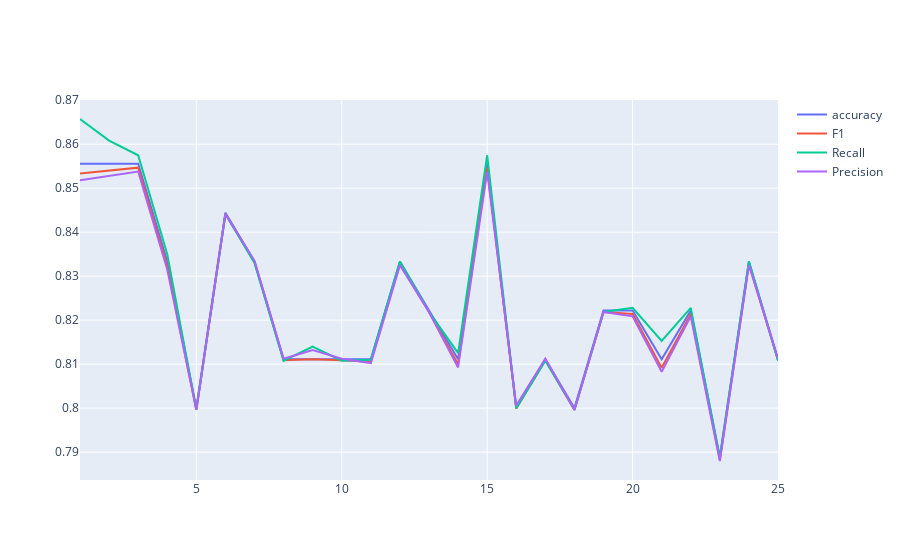

The notebook cell saved with this chart:
### Code cell
acc_lst = [x[0] for x in heart_mets]
f1_lst = [x[1] for x in heart_mets]
prec_lst = [x[2] for x in heart_mets]
recall_lst = [x[3] for x in heart_mets]



fig = go.Figure()
fig.add_trace(go.Scatter(x=depths, y=acc_lst, name="accuracy"))
fig.add_trace(go.Scatter(x=depths, y=f1_lst, name="F1"))
fig.add_trace(go.Scatter(x=depths, y=recall_lst, name="Recall"))
fig.add_trace(go.Scatter(x=depths, y=prec_lst, name="Precision"))
fig.write_image("images/fig_heart_depth.pdf")
fig.show()

### Figure 1 — Plotly figure (JSON) as saved in the notebook; plotly's stock layout.template omitted (floating-point values rounded to 4 significant figures)
{"data": [{"name": "accuracy", "type": "scatter", "x": [1, 2, 3, 4, 5, 6, 7, 8, 9, 10, 11, 12, 13, 14, 15, 16, 17, 18, 19, 20, 21, 22, 23, 24, 25], "y": [0.8556, 0.8556, 0.8556, 0.8333, 0.8, 0.8444, 0.8333, 0.8111, 0.8111, 0.8111, 0.8111, 0.8333, 0.8222, 0.8111, 0.8556, 0.8, 0.8111, 0.8, 0.8222, 0.8222, 0.8111, 0.8222, 0.7889, 0.8333, 0.8111]}, {"name": "F1", "type": "scatter", "x": [1, 2, 3, 4, 5, 6, 7, 8, 9, 10, 11, 12, 13, 14, 15, 16, 17, 18, 19, 20, 21, 22, 23, 24, 25], "y": [0.8534, 0.8541, 0.8547, 0.8323, 0.7996, 0.8441, 0.8331, 0.8109, 0.8111, 0.8109, 0.8105, 0.8328, 0.8219, 0.81, 0.8547, 0.7999, 0.8109, 0.7996, 0.8219, 0.8214, 0.8092, 0.8214, 0.7882, 0.8328, 0.8109]}, {"name": "Recall", "type": "scatter", "x": [1, 2, 3, 4, 5, 6, 7, 8, 9, 10, 11, 12, 13, 14, 15, 16, 17, 18, 19, 20, 21, 22, 23, 24, 25], "y": [0.8657, 0.8608, 0.8575, 0.835, 0.7996, 0.8441, 0.833, 0.8108, 0.814, 0.8108, 0.811, 0.8333, 0.8219, 0.8125, 0.8575, 0.8, 0.8108, 0.7996, 0.8219, 0.8228, 0.8153, 0.8228, 0.7887, 0.8333, 0.8108]}, {"name": "Precision", "type": "scatter", "x": [1, 2, 3, 4, 5, 6, 7, 8, 9, 10, 11, 12, 13, 14, 15, 16, 17, 18, 19, 20, 21, 22, 23, 24, 25], "y": [0.8518, 0.8528, 0.8538, 0.8315, 0.7996, 0.8441, 0.8335, 0.8112, 0.8132, 0.8112, 0.8102, 0.8325, 0.8219, 0.8093, 0.8538, 0.8006, 0.8112, 0.7996, 0.8219, 0.8209, 0.8083, 0.8209, 0.788, 0.8325, 0.8112]}], "layout": {}}
